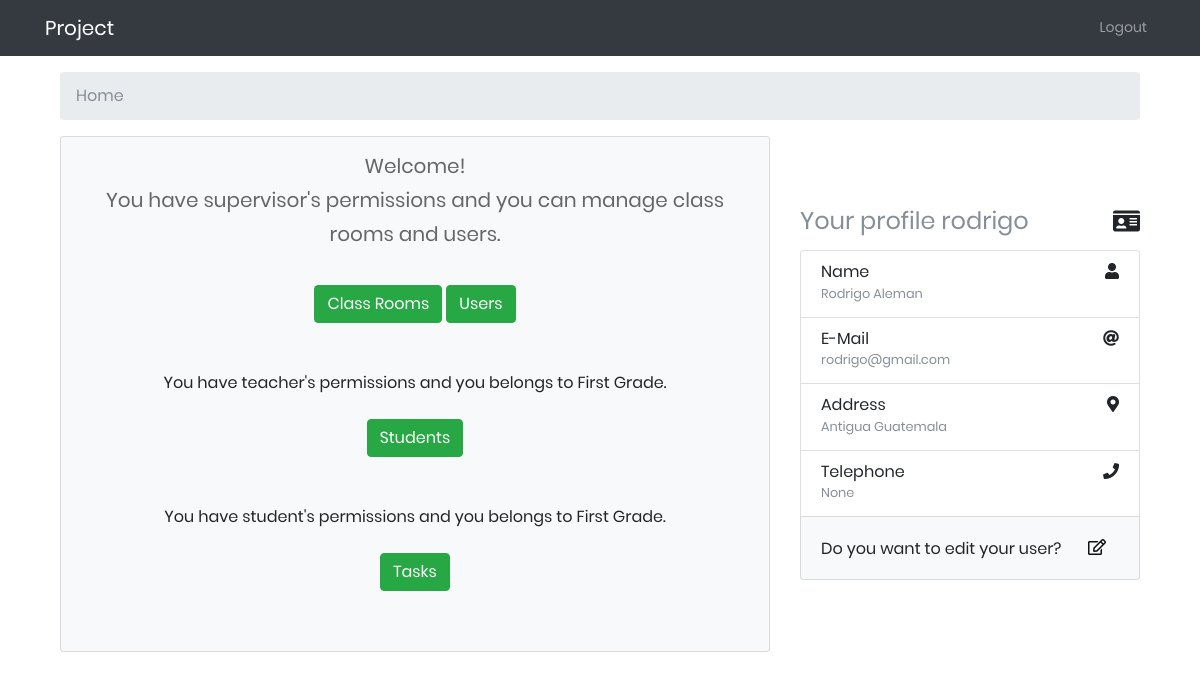
The page / (signed in) on the database its author committed.
### users/models.py (models this page shows, shortened)
class CustomUser(AbstractUser):
    first_name = models.CharField(max_length=50)
    last_name = models.CharField(max_length=50)
    address = models.CharField(max_length=50)
    telephone = models.IntegerField(null=True, blank=True)
    classroom = models.ForeignKey(ClassRoom, null=True, blank=True, on_delete=models.CASCADE)

### classrooms/models.py (models this page shows)
class ClassRoom(models.Model):
    name = models.CharField(max_length=50)
    section = models.CharField(max_length=1)
    description = models.TextField(null=True, blank=True)
    def __str__(self):
        return self.name

### templates/home.html (shortened to what this page needs)
{% extends 'base.html' %}
{% block nav %}
    {% if user.is_authenticated %}
        <li class="nav-item">
            <a class="nav-link" href="{% url 'logout' %}"> Logout </a>
        </li>
    {% endif %}
{% endblock %}
{% block content %}
{% if user.is_authenticated %}
    <div class="container">
        <nav aria-label="breadcrumb">
            <ol class="breadcrumb">
                <li class="breadcrumb-item active" aria-current="page">Home</li>
            </ol>
        </nav>
        <div class="row align-items-center">
            <div class="col-md-4 order-md-2 mb-3">
            <h4 class="d-flex justify-content-between align-items-center mb-3">
                <span class="text-muted">Your profile {{ user.username }}</span>
                <i class="fas fa-id-card"></i>
            </h4>
            <ul class="list-group mb-3">
                <li class="list-group-item d-flex justify-content-between lh-condensed">
                    <div>
                        <h6 class="my-0">Name</h6>
                        <small class="text-muted">{{ user.first_name }} {{ user.last_name }}</small>
                    </div>
                    <i class="fas fa-user"></i>
                </li>
                <li class="list-group-item d-flex justify-content-between lh-condensed">
                    <div>
                        <h6 class="my-0">E-Mail</h6>
                        <small class="text-muted"> {{ user.email }} </small>
                    </div>
                    <i class="fas fa-at"></i>
                </li>
                <li class="list-group-item d-flex justify-content-between lh-condensed">
                    <div>
                        <h6 class="my-0">Address</h6>
                        <small class="text-muted"> {{ user.address }} </small>
                    </div>
                    <i class="fas fa-map-marker-alt"></i>
                </li>
                <li class="list-group-item d-flex justify-content-between lh-condensed">
                    <div>
                        <h6 class="my-0">Telephone</h6>
                        <small class="text-muted"> {{ user.telephone }} </small>
                    </div>
                    <i class="fas fa-phone"></i>
                </li>
                <li class="list-group-item d-flex justify-content-between bg-light">
                    <span class="mt-2">Do you want to edit your user?</span>
                    <a href="{% url 'userupdate' user.id %}" class="btn btn-light"> <i class="far fa-edit"></i> </a>
                </li>
            </ul>
        </div>
        <div class="col-md-8 order-md-1 mb-3">
            <ul class="list-group mb-3">
                <li class="list-group-item d-flex bg-light">
                    <div class="text-center">
                        <p class="lead">
                            Welcome!<br>
                            {% load permission_tags %}
                            {% if user|has_role:'supervisor' %}
                                You have supervisor's permissions and you can manage class rooms and users.<br><br>
                                <div class="text-center">
                                    <a class="btn btn-success" href="{% url 'classrooms' %}">Class Rooms</a>
                                    <a class="btn btn-success" href="{% url 'users' %}">Users</a>
                                </div><br><br>
                            {% endif %}
                            {% if user|has_role:'teacher' %}
                                You have teacher's permissions and you belongs to {{ user.classroom }}.<br><br>
                                <div class="text-center">
                                    <a class="btn btn-success" href="{% url 'users' %}">Students</a>
                                </div><br><br>
                            {% endif %}
                            {% if user|has_role:'student' %}
                                You have student's permissions and you belongs to {{ user.classroom }}.<br><br>
                                <div class="text-center">
                                    <a class="btn btn-success" href="#">Tasks</a>
                                </div><br><br>
                            {% endif %}
                        </p>
                    </div>
                </li>
            </ul>
        </div>
    </div>
</div>
{% endif %}
{% endblock %}

### statics/css/main.css (style rules this page uses)
* { margin: 0px; padding: 0px; box-sizing: border-box; }
body, html { height: 100%; font-family: Poppins-Regular, sans-serif; }
a { font-family: Poppins-Regular; font-size: 14px; line-height: 1.7; color: #666666; margin: 0px; transition: all 0.4s; -webkit-transition: all 0.4s; -o-transition: all 0.4s; -moz-transition: all 0.4s; }
h1,h2,h3,h4,h5,h6 { margin: 0px; }
p { font-family: Poppins-Regular; font-size: 14px; line-height: 1.7; color: #666666; margin: 0px; }
ul, li { margin: 0px; list-style-type: none; }

### rows shown on the page
CustomUser: username "rodrigo", first_name "Rodrigo", last_name "Aleman", email "rodrigo@gmail.com", address "Antigua Guatemala", telephone "None", classroom "First Grade"
